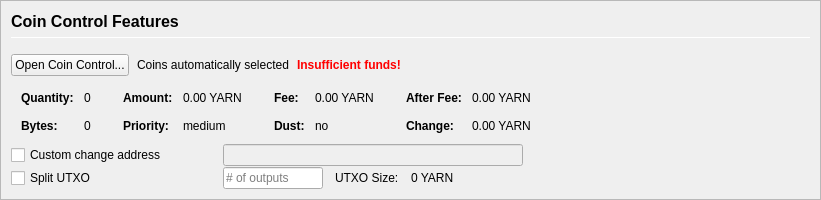
         <widget class="QFrame" name="frameCoinControl">
          <property name="sizePolicy">
           <sizepolicy hsizetype="Expanding" vsizetype="Expanding">
            <horstretch>0</horstretch>
            <verstretch>0</verstretch>
           </sizepolicy>
          </property>
          <property name="maximumSize">
           <size>
            <width>16777215</width>
            <height>16777215</height>
           </size>
          </property>
          <property name="frameShape">
           <enum>QFrame::StyledPanel</enum>
          </property>
          <property name="frameShadow">
           <enum>QFrame::Sunken</enum>
          </property>
          <layout class="QVBoxLayout" name="verticalLayoutCoinControl2">
           <property name="spacing">
            <number>0</number>
           </property>
           <property name="margin">
            <number>0</number>
           </property>
           <item>
            <widget class="QFrame" name="frameCoinControl_BG">
             <layout class="QVBoxLayout" name="verticalLayoutCoinControl" stretch="0,0,0,0,0,0">
              <property name="spacing">
               <number>1</number>
              </property>
              <property name="leftMargin">
               <number>10</number>
              </property>
              <property name="topMargin">
               <number>10</number>
              </property>
              <item>
               <layout class="QHBoxLayout" name="horizontalLayoutCoinControl1">
                <property name="bottomMargin">
                 <number>15</number>
                </property>
                <item>
                 <layout class="QVBoxLayout" name="verticalLayout_3">
                  <property name="spacing">
                   <number>6</number>
                  </property>
                  <item>
                   <widget class="QLabel" name="labelCoinControlFeatures">
                    <property name="sizePolicy">
                     <sizepolicy hsizetype="Preferred" vsizetype="Maximum">
                      <horstretch>0</horstretch>
                      <verstretch>0</verstretch>
                     </sizepolicy>
                    </property>
                    <property name="minimumSize">
                     <size>
                      <width>0</width>
                      <height>20</height>
                     </size>
                    </property>
                    <property name="font">
                     <font>
                      <pointsize>12</pointsize>
                      <weight>75</weight>
                      <bold>true</bold>
                     </font>
                    </property>
                    <property name="styleSheet">
                     <string notr="true">font-weight:bold;</string>
                    </property>
                    <property name="text">
                     <string>Coin Control Features</string>
                    </property>
                   </widget>
                  </item>
                  <item>
                   <widget class="Line" name="line">
                    <property name="minimumSize">
                     <size>
                      <width>0</width>
                      <height>1</height>
                     </size>
                    </property>
                    <property name="maximumSize">
                     <size>
                      <width>16777215</width>
                      <height>1</height>
                     </size>
                    </property>
                    <property name="orientation">
                     <enum>Qt::Horizontal</enum>
                    </property>
                   </widget>
                  </item>
                 </layout>
                </item>
               </layout>
              </item>
              <item>
               <layout class="QHBoxLayout" name="horizontalLayoutCoinControl2" stretch="0,0,0,0">
                <property name="spacing">
                 <number>8</number>
                </property>
                <property name="bottomMargin">
                 <number>10</number>
                </property>
                <item>
                 <widget class="QPushButton" name="pushButtonCoinControl">
                  <property name="styleSheet">
                   <string notr="true"/>
                  </property>
                  <property name="text">
                   <string>Open Coin Control...</string>
                  </property>
                  <property name="autoDefault">
                   <bool>false</bool>
                  </property>
                 </widget>
                </item>
                <item>
                 <widget class="QLabel" name="labelCoinControlAutomaticallySelected">
                  <property name="text">
                   <string>Coins automatically selected</string>
                  </property>
                  <property name="margin">
                   <number>5</number>
                  </property>
                 </widget>
                </item>
                <item>
                 <widget class="QLabel" name="labelCoinControlInsuffFunds">
                  <property name="font">
                   <font>
                    <weight>75</weight>
                    <bold>true</bold>
                   </font>
                  </property>
                  <property name="styleSheet">
                   <string notr="true">color:red;font-weight:bold;</string>
                  </property>
                  <property name="text">
                   <string>Insufficient funds!</string>
                  </property>
                  <property name="margin">
                   <number>5</number>
                  </property>
                 </widget>
                </item>
                <item>
                 <spacer name="horizontalSpacerCoinControl">
                  <property name="orientation">
                   <enum>Qt::Horizontal</enum>
                  </property>
                  <property name="sizeHint" stdset="0">
                   <size>
                    <width>40</width>
                    <height>1</height>
                   </size>
                  </property>
                 </spacer>
                </item>
               </layout>
              </item>
              <item>
               <widget class="QWidget" name="widgetCoinControl" native="true">
                <property name="sizePolicy">
                 <sizepolicy hsizetype="Preferred" vsizetype="Preferred">
                  <horstretch>0</horstretch>
                  <verstretch>0</verstretch>
                 </sizepolicy>
                </property>
                <property name="minimumSize">
                 <size>
                  <width>0</width>
                  <height>0</height>
                 </size>
                </property>
                <property name="styleSheet">
                 <string notr="true"/>
                </property>
                <layout class="QHBoxLayout" name="horizontalLayoutCoinControl5">
                 <property name="margin">
                  <number>0</number>
                 </property>
                 <item>
                  <layout class="QHBoxLayout" name="horizontalLayoutCoinControl3" stretch="0,0,0,1">
                   <property name="spacing">
                    <number>20</number>
                   </property>
                   <property name="topMargin">
                    <number>0</number>
                   </property>
                   <property name="bottomMargin">
                    <number>10</number>
                   </property>
                   <item>
                    <layout class="QFormLayout" name="formLayoutCoinControl1">
                     <property name="horizontalSpacing">
                      <number>10</number>
                     </property>
                     <property name="verticalSpacing">
                      <number>14</number>
                     </property>
                     <property name="leftMargin">
                      <number>10</number>
                     </property>
                     <property name="topMargin">
                      <number>4</number>
                     </property>
                     <property name="rightMargin">
                      <number>6</number>
                     </property>
                     <item row="0" column="0">
                      <widget class="QLabel" name="labelCoinControlQuantityText">
                       <property name="font">
                        <font>
                         <weight>75</weight>
                         <bold>true</bold>
                        </font>
                       </property>
                       <property name="text">
                        <string>Quantity:</string>
                       </property>
                       <property name="margin">
                        <number>0</number>
                       </property>
                      </widget>
                     </item>
                     <item row="0" column="1">
                      <widget class="QLabel" name="labelCoinControlQuantity">
                       <property name="cursor">
                        <cursorShape>IBeamCursor</cursorShape>
                       </property>
                       <property name="contextMenuPolicy">
                        <enum>Qt::ActionsContextMenu</enum>
                       </property>
                       <property name="text">
                        <string notr="true">0</string>
                       </property>
                       <property name="margin">
                        <number>0</number>
                       </property>
                       <property name="textInteractionFlags">
                        <set>Qt::LinksAccessibleByMouse|Qt::TextSelectableByKeyboard|Qt::TextSelectableByMouse</set>
                       </property>
                      </widget>
                     </item>
                     <item row="1" column="0">
                      <widget class="QLabel" name="labelCoinControlBytesText">
                       <property name="font">
                        <font>
                         <weight>75</weight>
                         <bold>true</bold>
                        </font>
                       </property>
                       <property name="text">
                        <string>Bytes:</string>
                       </property>
                      </widget>
                     </item>
                     <item row="1" column="1">
                      <widget class="QLabel" name="labelCoinControlBytes">
                       <property name="cursor">
                        <cursorShape>IBeamCursor</cursorShape>
                       </property>
                       <property name="contextMenuPolicy">
                        <enum>Qt::ActionsContextMenu</enum>
                       </property>
                       <property name="text">
                        <string notr="true">0</string>
                       </property>
                       <property name="textInteractionFlags">
                        <set>Qt::LinksAccessibleByMouse|Qt::TextSelectableByKeyboard|Qt::TextSelectableByMouse</set>
                       </property>
                      </widget>
                     </item>
                    </layout>
                   </item>
                   <item>
                    <layout class="QFormLayout" name="formLayoutCoinControl2">
                     <property name="horizontalSpacing">
                      <number>10</number>
                     </property>
                     <property name="verticalSpacing">
                      <number>14</number>
                     </property>
                     <property name="leftMargin">
                      <number>6</number>
                     </property>
                     <property name="topMargin">
                      <number>4</number>
                     </property>
                     <property name="rightMargin">
                      <number>6</number>
                     </property>
                     <item row="0" column="0">
                      <widget class="QLabel" name="labelCoinControlAmountText">
                       <property name="font">
                        <font>
                         <weight>75</weight>
                         <bold>true</bold>
                        </font>
                       </property>
                       <property name="text">
                        <string>Amount:</string>
                       </property>
                       <property name="margin">
                        <number>0</number>
                       </property>
                      </widget>
                     </item>
                     <item row="0" column="1">
                      <widget class="QLabel" name="labelCoinControlAmount">
                       <property name="cursor">
                        <cursorShape>IBeamCursor</cursorShape>
                       </property>
                       <property name="contextMenuPolicy">
                        <enum>Qt::ActionsContextMenu</enum>
                       </property>
                       <property name="text">
                        <string notr="true">0.00 YARN</string>
                       </property>
                       <property name="textInteractionFlags">
                        <set>Qt::LinksAccessibleByMouse|Qt::TextSelectableByKeyboard|Qt::TextSelectableByMouse</set>
                       </property>
                      </widget>
                     </item>
                     <item row="1" column="0">
                      <widget class="QLabel" name="labelCoinControlPriorityText">
                       <property name="font">
                        <font>
                         <weight>75</weight>
                         <bold>true</bold>
                        </font>
                       </property>
                       <property name="text">
                        <string>Priority:</string>
                       </property>
                      </widget>
                     </item>
                     <item row="1" column="1">
                      <widget class="QLabel" name="labelCoinControlPriority">
                       <property name="cursor">
                        <cursorShape>IBeamCursor</cursorShape>
                       </property>
                       <property name="contextMenuPolicy">
                        <enum>Qt::ActionsContextMenu</enum>
                       </property>
                       <property name="text">
                        <string>medium</string>
                       </property>
                       <property name="textInteractionFlags">
                        <set>Qt::LinksAccessibleByMouse|Qt::TextSelectableByKeyboard|Qt::TextSelectableByMouse</set>
                       </property>
                      </widget>
                     </item>
                    </layout>
                   </item>
                   <item>
                    <layout class="QFormLayout" name="formLayoutCoinControl3">
                     <property name="horizontalSpacing">
                      <number>10</number>
                     </property>
                     <property name="verticalSpacing">
                      <number>14</number>
                     </property>
                     <property name="leftMargin">
                      <number>6</number>
                     </property>
                     <property name="topMargin">
                      <number>4</number>
                     </property>
                     <property name="rightMargin">
                      <number>6</number>
                     </property>
                     <item row="0" column="0">
                      <widget class="QLabel" name="labelCoinControlFeeText">
                       <property name="font">
                        <font>
                         <weight>75</weight>
                         <bold>true</bold>
                        </font>
                       </property>
                       <property name="text">
                        <string>Fee:</string>
                       </property>
                       <property name="margin">
                        <number>0</number>
                       </property>
                      </widget>
                     </item>
                     <item row="0" column="1">
                      <widget class="QLabel" name="labelCoinControlFee">
                       <property name="cursor">
                        <cursorShape>IBeamCursor</cursorShape>
                       </property>
                       <property name="contextMenuPolicy">
                        <enum>Qt::ActionsContextMenu</enum>
                       </property>
                       <property name="text">
                        <string notr="true">0.00 YARN</string>
                       </property>
                       <property name="textInteractionFlags">
                        <set>Qt::LinksAccessibleByMouse|Qt::TextSelectableByKeyboard|Qt::TextSelectableByMouse</set>
                       </property>
                      </widget>
                     </item>
                     <item row="1" column="0">
                      <widget class="QLabel" name="labelCoinControlLowOutputText">
                       <property name="font">
                        <font>
                         <weight>75</weight>
                         <bold>true</bold>
                        </font>
                       </property>
                       <property name="text">
                        <string>Dust:</string>
                       </property>
                      </widget>
                     </item>
                     <item row="1" column="1">
                      <widget class="QLabel" name="labelCoinControlLowOutput">
                       <property name="cursor">
                        <cursorShape>IBeamCursor</cursorShape>
                       </property>
                       <property name="contextMenuPolicy">
                        <enum>Qt::ActionsContextMenu</enum>
                       </property>
                       <property name="text">
                        <string>no</string>
                       </property>
                       <property name="textInteractionFlags">
                        <set>Qt::LinksAccessibleByMouse|Qt::TextSelectableByKeyboard|Qt::TextSelectableByMouse</set>
                       </property>
                      </widget>
                     </item>
                    </layout>
                   </item>
                   <item>
                    <layout class="QFormLayout" name="formLayoutCoinControl4">
                     <property name="horizontalSpacing">
                      <number>10</number>
                     </property>
                     <property name="verticalSpacing">
                      <number>14</number>
                     </property>
                     <property name="leftMargin">
                      <number>6</number>
                     </property>
                     <property name="topMargin">
                      <number>4</number>
                     </property>
                     <property name="rightMargin">
                      <number>6</number>
                     </property>
                     <item row="0" column="0">
                      <widget class="QLabel" name="labelCoinControlAfterFeeText">
                       <property name="font">
                        <font>
                         <weight>75</weight>
                         <bold>true</bold>
                        </font>
                       </property>
                       <property name="text">
                        <string>After Fee:</string>
                       </property>
                       <property name="margin">
                        <number>0</number>
                       </property>
                      </widget>
                     </item>
                     <item row="0" column="1">
                      <widget class="QLabel" name="labelCoinControlAfterFee">
                       <property name="cursor">
                        <cursorShape>IBeamCursor</cursorShape>
                       </property>
                       <property name="contextMenuPolicy">
                        <enum>Qt::ActionsContextMenu</enum>
                       </property>
                       <property name="text">
                        <string notr="true">0.00 YARN</string>
                       </property>
                       <property name="textInteractionFlags">
                        <set>Qt::LinksAccessibleByMouse|Qt::TextSelectableByKeyboard|Qt::TextSelectableByMouse</set>
                       </property>
                      </widget>
                     </item>
                     <item row="1" column="0">
                      <widget class="QLabel" name="labelCoinControlChangeText">
                       <property name="font">
                        <font>
                         <weight>75</weight>
                         <bold>true</bold>
                        </font>
                       </property>
                       <property name="text">
                        <string>Change:</string>
                       </property>
                      </widget>
                     </item>
                     <item row="1" column="1">
                      <widget class="QLabel" name="labelCoinControlChange">
                       <property name="cursor">
                        <cursorShape>IBeamCursor</cursorShape>
                       </property>
                       <property name="contextMenuPolicy">
                        <enum>Qt::ActionsContextMenu</enum>
                       </property>
                       <property name="text">
                        <string notr="true">0.00 YARN</string>
                       </property>
                       <property name="textInteractionFlags">
                        <set>Qt::LinksAccessibleByMouse|Qt::TextSelectableByKeyboard|Qt::TextSelectableByMouse</set>
                       </property>
                      </widget>
                     </item>
                    </layout>
                   </item>
                  </layout>
                 </item>
                </layout>
               </widget>
              </item>
              <item>
               <layout class="QHBoxLayout" name="horizontalLayoutCoinControl4">
                <property name="spacing">
                 <number>12</number>
                </property>
                <property name="sizeConstraint">
                 <enum>QLayout::SetDefaultConstraint</enum>
                </property>
                <property name="topMargin">
                 <number>0</number>
                </property>
                <property name="rightMargin">
                 <number>0</number>
                </property>
                <item>
                 <widget class="QCheckBox" name="checkBoxCoinControlChange">
                  <property name="sizePolicy">
                   <sizepolicy hsizetype="Preferred" vsizetype="Preferred">
                    <horstretch>0</horstretch>
                    <verstretch>0</verstretch>
                   </sizepolicy>
                  </property>
                  <property name="minimumSize">
                   <size>
                    <width>200</width>
                    <height>0</height>
                   </size>
                  </property>
                  <property name="maximumSize">
                   <size>
                    <width>200</width>
                    <height>16777215</height>
                   </size>
                  </property>
                  <property name="toolTip">
                   <string>If this is activated, but the change address is empty or invalid, change will be sent to a newly generated address.</string>
                  </property>
                  <property name="text">
                   <string>Custom change address</string>
                  </property>
                 </widget>
                </item>
                <item>
                 <widget class="QValidatedLineEdit" name="lineEditCoinControlChange">
                  <property name="enabled">
                   <bool>false</bool>
                  </property>
                  <property name="sizePolicy">
                   <sizepolicy hsizetype="Preferred" vsizetype="Preferred">
                    <horstretch>0</horstretch>
                    <verstretch>0</verstretch>
                   </sizepolicy>
                  </property>
                  <property name="minimumSize">
                   <size>
                    <width>300</width>
                    <height>0</height>
                   </size>
                  </property>
                 </widget>
                </item>
                <item>
                 <widget class="QLabel" name="labelCoinControlChangeLabel">
                  <property name="sizePolicy">
                   <sizepolicy hsizetype="Preferred" vsizetype="Preferred">
                    <horstretch>0</horstretch>
                    <verstretch>0</verstretch>
                   </sizepolicy>
                  </property>
                  <property name="minimumSize">
                   <size>
                    <width>100</width>
                    <height>0</height>
                   </size>
                  </property>
                  <property name="text">
                   <string/>
                  </property>
                  <property name="margin">
                   <number>3</number>
                  </property>
                 </widget>
                </item>
               </layout>
              </item>
              <item>
               <layout class="QHBoxLayout" name="horizontalLayoutCoinControl6">
                <property name="spacing">
                 <number>12</number>
                </property>
                <property name="rightMargin">
                 <number>0</number>
                </property>
                <item>
                 <widget class="QCheckBox" name="splitBlockCheckBox">
                  <property name="sizePolicy">
                   <sizepolicy hsizetype="Preferred" vsizetype="Preferred">
                    <horstretch>0</horstretch>
                    <verstretch>0</verstretch>
                   </sizepolicy>
                  </property>
                  <property name="minimumSize">
                   <size>
                    <width>200</width>
                    <height>0</height>
                   </size>
                  </property>
                  <property name="maximumSize">
                   <size>
                    <width>200</width>
                    <height>16777215</height>
                   </size>
                  </property>
                  <property name="text">
                   <string>Split UTXO</string>
                  </property>
                 </widget>
                </item>
                <item>
                 <widget class="QLineEdit" name="splitBlockLineEdit">
                  <property name="sizePolicy">
                   <sizepolicy hsizetype="Preferred" vsizetype="Preferred">
                    <horstretch>50</horstretch>
                    <verstretch>0</verstretch>
                   </sizepolicy>
                  </property>
                  <property name="minimumSize">
                   <size>
                    <width>100</width>
                    <height>0</height>
                   </size>
                  </property>
                  <property name="maximumSize">
                   <size>
                    <width>100</width>
                    <height>16777215</height>
                   </size>
                  </property>
                  <property name="placeholderText">
                   <string># of outputs</string>
                  </property>
                 </widget>
                </item>
                <item>
                 <widget class="QLabel" name="labelBlockSizeText">
                  <property name="text">
                   <string>UTXO Size:</string>
                  </property>
                 </widget>
                </item>
                <item>
                 <widget class="QLabel" name="labelBlockSize">
                  <property name="text">
                   <string>0 YARN</string>
                  </property>
                 </widget>
                </item>
                <item>
                 <spacer name="horizontalSpacer_7">
                  <property name="orientation">
                   <enum>Qt::Horizontal</enum>
                  </property>
                  <property name="sizeHint" stdset="0">
                   <size>
                    <width>40</width>
                    <height>20</height>
                   </size>
                  </property>
                 </spacer>
                </item>
               </layout>
              </item>
              <item>
               <spacer name="verticalSpacerCoinControl">
                <property name="orientation">
                 <enum>Qt::Vertical</enum>
                </property>
                <property name="sizeHint" stdset="0">
                 <size>
                  <width>800</width>
                  <height>1</height>
                 </size>
                </property>
               </spacer>
              </item>
             </layout>
            </widget>
           </item>
          </layout>
         </widget>
